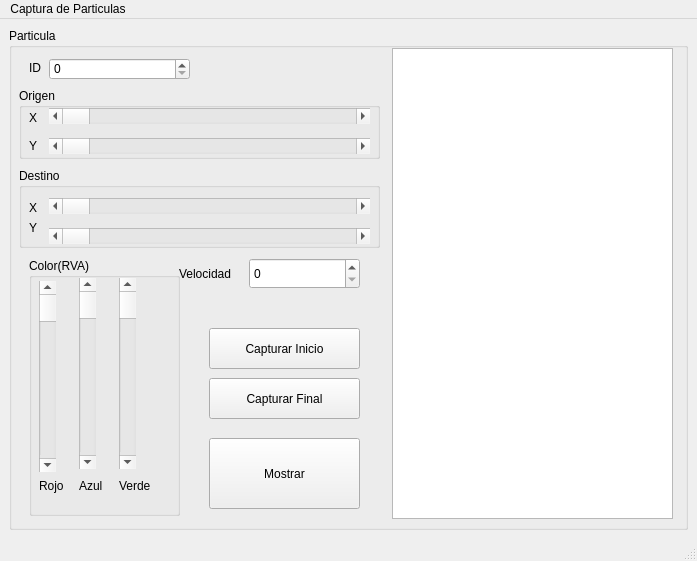
<?xml version="1.0" encoding="UTF-8"?>
<ui version="4.0">
 <class>MainWindow</class>
 <widget class="QMainWindow" name="MainWindow">
  <property name="geometry">
   <rect>
    <x>0</x>
    <y>0</y>
    <width>697</width>
    <height>561</height>
   </rect>
  </property>
  <property name="font">
   <font>
    <family>MS Sans Serif</family>
   </font>
  </property>
  <property name="windowTitle">
   <string>MainWindow</string>
  </property>
  <widget class="QWidget" name="centralwidget">
   <layout class="QGridLayout" name="gridLayout_2">
    <item row="0" column="0">
     <widget class="QGroupBox" name="groupBox">
      <property name="title">
       <string>Particula</string>
      </property>
      <widget class="QSpinBox" name="ID">
       <property name="geometry">
        <rect>
         <x>40</x>
         <y>30</y>
         <width>141</width>
         <height>22</height>
        </rect>
       </property>
       <property name="accelerated">
        <bool>false</bool>
       </property>
       <property name="maximum">
        <number>10000000</number>
       </property>
      </widget>
      <widget class="QSpinBox" name="Velocidad">
       <property name="geometry">
        <rect>
         <x>240</x>
         <y>230</y>
         <width>111</width>
         <height>31</height>
        </rect>
       </property>
       <property name="maximum">
        <number>1000000</number>
       </property>
      </widget>
      <widget class="QGroupBox" name="groupBox_2">
       <property name="geometry">
        <rect>
         <x>20</x>
         <y>230</y>
         <width>151</width>
         <height>258</height>
        </rect>
       </property>
       <property name="title">
        <string>Color(RVA)</string>
       </property>
       <widget class="QScrollBar" name="Verde">
        <property name="geometry">
         <rect>
          <x>90</x>
          <y>20</y>
          <width>17</width>
          <height>191</height>
         </rect>
        </property>
        <property name="maximum">
         <number>255</number>
        </property>
        <property name="orientation">
         <enum>Qt::Vertical</enum>
        </property>
       </widget>
       <widget class="QScrollBar" name="Azul">
        <property name="geometry">
         <rect>
          <x>50</x>
          <y>20</y>
          <width>17</width>
          <height>191</height>
         </rect>
        </property>
        <property name="maximum">
         <number>255</number>
        </property>
        <property name="orientation">
         <enum>Qt::Vertical</enum>
        </property>
       </widget>
       <widget class="QLabel" name="label">
        <property name="geometry">
         <rect>
          <x>10</x>
          <y>220</y>
          <width>31</width>
          <height>16</height>
         </rect>
        </property>
        <property name="text">
         <string>Rojo</string>
        </property>
       </widget>
       <widget class="QLabel" name="label_2">
        <property name="geometry">
         <rect>
          <x>90</x>
          <y>220</y>
          <width>41</width>
          <height>16</height>
         </rect>
        </property>
        <property name="text">
         <string>Verde</string>
        </property>
       </widget>
       <widget class="QLabel" name="label_3">
        <property name="geometry">
         <rect>
          <x>50</x>
          <y>220</y>
          <width>31</width>
          <height>16</height>
         </rect>
        </property>
        <property name="text">
         <string>Azul</string>
        </property>
       </widget>
       <widget class="QScrollBar" name="Rojo">
        <property name="geometry">
         <rect>
          <x>10</x>
          <y>23</y>
          <width>17</width>
          <height>191</height>
         </rect>
        </property>
        <property name="maximum">
         <number>255</number>
        </property>
        <property name="orientation">
         <enum>Qt::Vertical</enum>
        </property>
       </widget>
      </widget>
      <widget class="QLabel" name="label_4">
       <property name="geometry">
        <rect>
         <x>20</x>
         <y>30</y>
         <width>47</width>
         <height>20</height>
        </rect>
       </property>
       <property name="text">
        <string>ID</string>
       </property>
      </widget>
      <widget class="QGroupBox" name="groupBox_3">
       <property name="geometry">
        <rect>
         <x>10</x>
         <y>60</y>
         <width>361</width>
         <height>71</height>
        </rect>
       </property>
       <property name="title">
        <string>Origen</string>
       </property>
       <widget class="QLabel" name="label_5">
        <property name="geometry">
         <rect>
          <x>10</x>
          <y>20</y>
          <width>20</width>
          <height>20</height>
         </rect>
        </property>
        <property name="text">
         <string>X</string>
        </property>
       </widget>
       <widget class="QScrollBar" name="OrigenX">
        <property name="geometry">
         <rect>
          <x>30</x>
          <y>20</y>
          <width>321</width>
          <height>16</height>
         </rect>
        </property>
        <property name="maximum">
         <number>500</number>
        </property>
        <property name="orientation">
         <enum>Qt::Horizontal</enum>
        </property>
       </widget>
       <widget class="QLabel" name="label_6">
        <property name="geometry">
         <rect>
          <x>10</x>
          <y>50</y>
          <width>16</width>
          <height>16</height>
         </rect>
        </property>
        <property name="text">
         <string>Y</string>
        </property>
       </widget>
       <widget class="QScrollBar" name="OrigenY">
        <property name="geometry">
         <rect>
          <x>30</x>
          <y>50</y>
          <width>321</width>
          <height>16</height>
         </rect>
        </property>
        <property name="maximum">
         <number>500</number>
        </property>
        <property name="orientation">
         <enum>Qt::Horizontal</enum>
        </property>
       </widget>
      </widget>
      <widget class="QGroupBox" name="groupBox_4">
       <property name="geometry">
        <rect>
         <x>10</x>
         <y>140</y>
         <width>361</width>
         <height>80</height>
        </rect>
       </property>
       <property name="title">
        <string>Destino</string>
       </property>
       <widget class="QScrollBar" name="DestinoX">
        <property name="geometry">
         <rect>
          <x>30</x>
          <y>30</y>
          <width>321</width>
          <height>16</height>
         </rect>
        </property>
        <property name="maximum">
         <number>500</number>
        </property>
        <property name="orientation">
         <enum>Qt::Horizontal</enum>
        </property>
       </widget>
       <widget class="QLabel" name="label_7">
        <property name="geometry">
         <rect>
          <x>10</x>
          <y>30</y>
          <width>20</width>
          <height>20</height>
         </rect>
        </property>
        <property name="text">
         <string>X</string>
        </property>
       </widget>
       <widget class="QLabel" name="label_8">
        <property name="geometry">
         <rect>
          <x>10</x>
          <y>50</y>
          <width>20</width>
          <height>20</height>
         </rect>
        </property>
        <property name="text">
         <string>Y</string>
        </property>
       </widget>
       <widget class="QScrollBar" name="DestinoY">
        <property name="geometry">
         <rect>
          <x>30</x>
          <y>60</y>
          <width>321</width>
          <height>16</height>
         </rect>
        </property>
        <property name="maximum">
         <number>500</number>
        </property>
        <property name="orientation">
         <enum>Qt::Horizontal</enum>
        </property>
       </widget>
      </widget>
      <widget class="QLabel" name="label_9">
       <property name="geometry">
        <rect>
         <x>170</x>
         <y>230</y>
         <width>71</width>
         <height>31</height>
        </rect>
       </property>
       <property name="text">
        <string>Velocidad</string>
       </property>
      </widget>
      <widget class="QPushButton" name="Mostrar">
       <property name="geometry">
        <rect>
         <x>200</x>
         <y>410</y>
         <width>151</width>
         <height>71</height>
        </rect>
       </property>
       <property name="text">
        <string>Mostrar</string>
       </property>
      </widget>
      <widget class="QPlainTextEdit" name="salida">
       <property name="geometry">
        <rect>
         <x>383</x>
         <y>20</y>
         <width>281</width>
         <height>471</height>
        </rect>
       </property>
      </widget>
      <widget class="QPushButton" name="Iniciocap">
       <property name="geometry">
        <rect>
         <x>200</x>
         <y>300</y>
         <width>151</width>
         <height>41</height>
        </rect>
       </property>
       <property name="text">
        <string>Capturar Inicio</string>
       </property>
      </widget>
      <widget class="QPushButton" name="finalcap">
       <property name="geometry">
        <rect>
         <x>200</x>
         <y>350</y>
         <width>151</width>
         <height>41</height>
        </rect>
       </property>
       <property name="text">
        <string>Capturar Final</string>
       </property>
      </widget>
     </widget>
    </item>
   </layout>
  </widget>
  <widget class="QMenuBar" name="menubar">
   <property name="geometry">
    <rect>
     <x>0</x>
     <y>0</y>
     <width>697</width>
     <height>22</height>
    </rect>
   </property>
   <widget class="QMenu" name="menuCaptura_de_Particulas">
    <property name="palette">
     <palette>
      <active>
       <colorrole role="WindowText">
        <brush brushstyle="SolidPattern">
         <color alpha="255">
          <red>255</red>
          <green>255</green>
          <blue>255</blue>
         </color>
        </brush>
       </colorrole>
       <colorrole role="Button">
        <brush brushstyle="SolidPattern">
         <color alpha="255">
          <red>6</red>
          <green>14</green>
          <blue>7</blue>
         </color>
        </brush>
       </colorrole>
       <colorrole role="Light">
        <brush brushstyle="SolidPattern">
         <color alpha="255">
          <red>9</red>
          <green>21</green>
          <blue>10</blue>
         </color>
        </brush>
       </colorrole>
       <colorrole role="Midlight">
        <brush brushstyle="SolidPattern">
         <color alpha="255">
          <red>7</red>
          <green>17</green>
          <blue>8</blue>
         </color>
        </brush>
       </colorrole>
       <colorrole role="Dark">
        <brush brushstyle="SolidPattern">
         <color alpha="255">
          <red>3</red>
          <green>7</green>
          <blue>3</blue>
         </color>
        </brush>
       </colorrole>
       <colorrole role="Mid">
        <brush brushstyle="SolidPattern">
         <color alpha="255">
          <red>4</red>
          <green>9</green>
          <blue>5</blue>
         </color>
        </brush>
       </colorrole>
       <colorrole role="Text">
        <brush brushstyle="SolidPattern">
         <color alpha="255">
          <red>255</red>
          <green>255</green>
          <blue>255</blue>
         </color>
        </brush>
       </colorrole>
       <colorrole role="BrightText">
        <brush brushstyle="SolidPattern">
         <color alpha="255">
          <red>255</red>
          <green>255</green>
          <blue>255</blue>
         </color>
        </brush>
       </colorrole>
       <colorrole role="ButtonText">
        <brush brushstyle="SolidPattern">
         <color alpha="255">
          <red>255</red>
          <green>255</green>
          <blue>255</blue>
         </color>
        </brush>
       </colorrole>
       <colorrole role="Base">
        <brush brushstyle="SolidPattern">
         <color alpha="255">
          <red>0</red>
          <green>0</green>
          <blue>0</blue>
         </color>
        </brush>
       </colorrole>
       <colorrole role="Window">
        <brush brushstyle="SolidPattern">
         <color alpha="255">
          <red>6</red>
          <green>14</green>
          <blue>7</blue>
         </color>
        </brush>
       </colorrole>
       <colorrole role="Shadow">
        <brush brushstyle="SolidPattern">
         <color alpha="255">
          <red>0</red>
          <green>0</green>
          <blue>0</blue>
         </color>
        </brush>
       </colorrole>
       <colorrole role="AlternateBase">
        <brush brushstyle="SolidPattern">
         <color alpha="255">
          <red>3</red>
          <green>7</green>
          <blue>3</blue>
         </color>
        </brush>
       </colorrole>
       <colorrole role="ToolTipBase">
        <brush brushstyle="SolidPattern">
         <color alpha="255">
          <red>255</red>
          <green>255</green>
          <blue>220</blue>
         </color>
        </brush>
       </colorrole>
       <colorrole role="ToolTipText">
        <brush brushstyle="SolidPattern">
         <color alpha="255">
          <red>0</red>
          <green>0</green>
          <blue>0</blue>
         </color>
        </brush>
       </colorrole>
       <colorrole role="PlaceholderText">
        <brush brushstyle="SolidPattern">
         <color alpha="128">
          <red>255</red>
          <green>255</green>
          <blue>255</blue>
         </color>
        </brush>
       </colorrole>
      </active>
      <inactive>
       <colorrole role="WindowText">
        <brush brushstyle="SolidPattern">
         <color alpha="255">
          <red>255</red>
          <green>255</green>
          <blue>255</blue>
         </color>
        </brush>
       </colorrole>
       <colorrole role="Button">
        <brush brushstyle="SolidPattern">
         <color alpha="255">
          <red>6</red>
          <green>14</green>
          <blue>7</blue>
         </color>
        </brush>
       </colorrole>
       <colorrole role="Light">
        <brush brushstyle="SolidPattern">
         <color alpha="255">
          <red>9</red>
          <green>21</green>
          <blue>10</blue>
         </color>
        </brush>
       </colorrole>
       <colorrole role="Midlight">
        <brush brushstyle="SolidPattern">
         <color alpha="255">
          <red>7</red>
          <green>17</green>
          <blue>8</blue>
         </color>
        </brush>
       </colorrole>
       <colorrole role="Dark">
        <brush brushstyle="SolidPattern">
         <color alpha="255">
          <red>3</red>
          <green>7</green>
          <blue>3</blue>
         </color>
        </brush>
       </colorrole>
       <colorrole role="Mid">
        <brush brushstyle="SolidPattern">
         <color alpha="255">
          <red>4</red>
          <green>9</green>
          <blue>5</blue>
         </color>
        </brush>
       </colorrole>
       <colorrole role="Text">
        <brush brushstyle="SolidPattern">
         <color alpha="255">
          <red>255</red>
          <green>255</green>
          <blue>255</blue>
         </color>
        </brush>
       </colorrole>
       <colorrole role="BrightText">
        <brush brushstyle="SolidPattern">
         <color alpha="255">
          <red>255</red>
          <green>255</green>
          <blue>255</blue>
         </color>
        </brush>
       </colorrole>
       <colorrole role="ButtonText">
        <brush brushstyle="SolidPattern">
         <color alpha="255">
          <red>255</red>
          <green>255</green>
          <blue>255</blue>
         </color>
        </brush>
       </colorrole>
       <colorrole role="Base">
        <brush brushstyle="SolidPattern">
         <color alpha="255">
          <red>0</red>
          <green>0</green>
          <blue>0</blue>
         </color>
        </brush>
       </colorrole>
       <colorrole role="Window">
        <brush brushstyle="SolidPattern">
         <color alpha="255">
          <red>6</red>
          <green>14</green>
          <blue>7</blue>
         </color>
        </brush>
       </colorrole>
       <colorrole role="Shadow">
        <brush brushstyle="SolidPattern">
         <color alpha="255">
          <red>0</red>
          <green>0</green>
          <blue>0</blue>
         </color>
        </brush>
       </colorrole>
       <colorrole role="AlternateBase">
        <brush brushstyle="SolidPattern">
         <color alpha="255">
          <red>3</red>
          <green>7</green>
          <blue>3</blue>
         </color>
        </brush>
       </colorrole>
       <colorrole role="ToolTipBase">
        <brush brushstyle="SolidPattern">
         <color alpha="255">
          <red>255</red>
          <green>255</green>
          <blue>220</blue>
         </color>
        </brush>
       </colorrole>
       <colorrole role="ToolTipText">
        <brush brushstyle="SolidPattern">
         <color alpha="255">
          <red>0</red>
          <green>0</green>
          <blue>0</blue>
         </color>
        </brush>
       </colorrole>
       <colorrole role="PlaceholderText">
        <brush brushstyle="SolidPattern">
         <color alpha="128">
          <red>255</red>
          <green>255</green>
          <blue>255</blue>
         </color>
        </brush>
       </colorrole>
      </inactive>
      <disabled>
       <colorrole role="WindowText">
        <brush brushstyle="SolidPattern">
         <color alpha="255">
          <red>3</red>
          <green>7</green>
          <blue>3</blue>
         </color>
        </brush>
       </colorrole>
       <colorrole role="Button">
        <brush brushstyle="SolidPattern">
         <color alpha="255">
          <red>6</red>
          <green>14</green>
          <blue>7</blue>
         </color>
        </brush>
       </colorrole>
       <colorrole role="Light">
        <brush brushstyle="SolidPattern">
         <color alpha="255">
          <red>9</red>
          <green>21</green>
          <blue>10</blue>
         </color>
        </brush>
       </colorrole>
       <colorrole role="Midlight">
        <brush brushstyle="SolidPattern">
         <color alpha="255">
          <red>7</red>
          <green>17</green>
          <blue>8</blue>
         </color>
        </brush>
       </colorrole>
       <colorrole role="Dark">
        <brush brushstyle="SolidPattern">
         <color alpha="255">
          <red>3</red>
          <green>7</green>
          <blue>3</blue>
         </color>
        </brush>
       </colorrole>
       <colorrole role="Mid">
        <brush brushstyle="SolidPattern">
         <color alpha="255">
          <red>4</red>
          <green>9</green>
          <blue>5</blue>
         </color>
        </brush>
       </colorrole>
       <colorrole role="Text">
        <brush brushstyle="SolidPattern">
         <color alpha="255">
          <red>3</red>
          <green>7</green>
          <blue>3</blue>
         </color>
        </brush>
       </colorrole>
       <colorrole role="BrightText">
        <brush brushstyle="SolidPattern">
         <color alpha="255">
          <red>255</red>
          <green>255</green>
          <blue>255</blue>
         </color>
        </brush>
       </colorrole>
       <colorrole role="ButtonText">
        <brush brushstyle="SolidPattern">
         <color alpha="255">
          <red>3</red>
          <green>7</green>
          <blue>3</blue>
         </color>
        </brush>
       </colorrole>
       <colorrole role="Base">
        <brush brushstyle="SolidPattern">
         <color alpha="255">
          <red>6</red>
          <green>14</green>
          <blue>7</blue>
         </color>
        </brush>
       </colorrole>
       <colorrole role="Window">
        <brush brushstyle="SolidPattern">
         <color alpha="255">
          <red>6</red>
          <green>14</green>
          <blue>7</blue>
         </color>
        </brush>
       </colorrole>
       <colorrole role="Shadow">
        <brush brushstyle="SolidPattern">
         <color alpha="255">
          <red>0</red>
          <green>0</green>
          <blue>0</blue>
         </color>
        </brush>
       </colorrole>
       <colorrole role="AlternateBase">
        <brush brushstyle="SolidPattern">
         <color alpha="255">
          <red>6</red>
          <green>14</green>
          <blue>7</blue>
         </color>
        </brush>
       </colorrole>
       <colorrole role="ToolTipBase">
        <brush brushstyle="SolidPattern">
         <color alpha="255">
          <red>255</red>
          <green>255</green>
          <blue>220</blue>
         </color>
        </brush>
       </colorrole>
       <colorrole role="ToolTipText">
        <brush brushstyle="SolidPattern">
         <color alpha="255">
          <red>0</red>
          <green>0</green>
          <blue>0</blue>
         </color>
        </brush>
       </colorrole>
       <colorrole role="PlaceholderText">
        <brush brushstyle="SolidPattern">
         <color alpha="128">
          <red>255</red>
          <green>255</green>
          <blue>255</blue>
         </color>
        </brush>
       </colorrole>
      </disabled>
     </palette>
    </property>
    <property name="title">
     <string>Captura de Particulas</string>
    </property>
   </widget>
   <addaction name="menuCaptura_de_Particulas"/>
  </widget>
  <widget class="QStatusBar" name="statusbar"/>
 </widget>
 <resources/>
 <connections/>
</ui>
